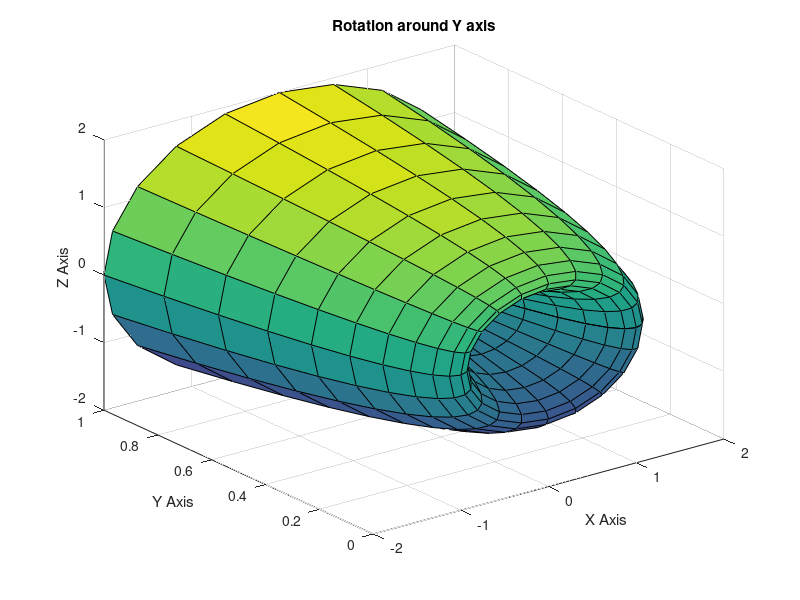

Write the MATLAB code that produced this figure.

% 11.6  Repeat Programming Project 11.5 plotting the same curve rotated
% around the y axis.
clear
clc
close all

x = 0:.1:2;
th = linspace(0,2*pi,length(x));
[theta xx] = meshgrid(th, x);
rr = xx;
yy = (xx.^2-2*xx+1);
xx = rr .* cos(theta);
zz = rr .* sin(theta);
surf(xx,yy,zz);
xlabel('X Axis')
ylabel('Y Axis')
zlabel('Z Axis')
title('Rotation around Y axis')